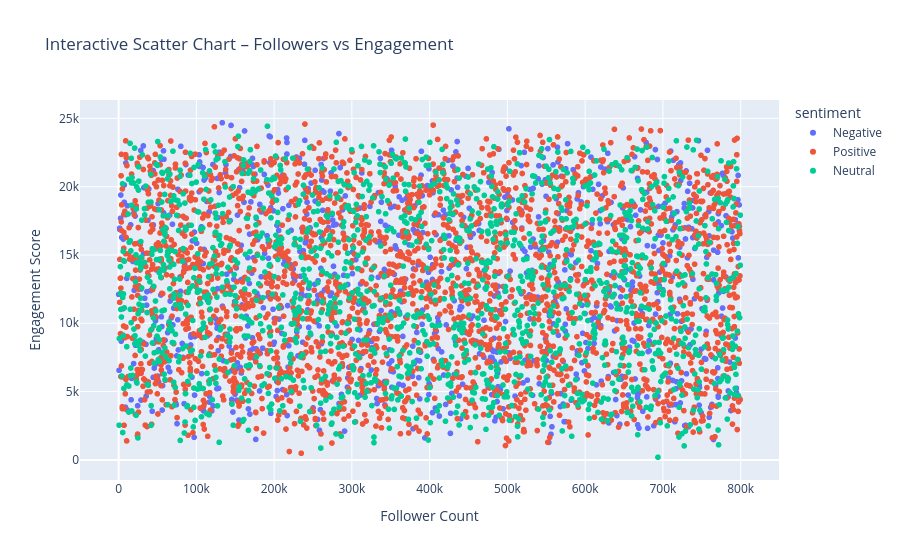

Notebook source saved alongside this figure:
### Markdown cell above
<h4 style="color:blue;">6.9.4. Interactive Scatter Chart – Followers vs Engagement</h4>

### Code cell
fig = px.scatter(
    df,
    x='follower_count',
    y='engagement_score',
    color='sentiment',
    hover_data=['post_type', 'country'],
    title='Interactive Scatter Chart – Followers vs Engagement',
    labels={
        'follower_count': 'Follower Count',
        'engagement_score': 'Engagement Score'
    }
)
fig.show()

### Figure 1 — Plotly figure (JSON) as saved in the notebook; plotly's stock layout.template omitted (floating-point values rounded to 4 significant figures; data arrays with more than 128 entries replaced by an {"elided": "..."} marker saying what was removed)
{"data": [{"customdata": {"elided": "960x2 str values"}, "hovertemplate": "sentiment=Negative<br>Follower Count=%{x}<br>Engagement Score=%{y}<br>post_type=%{customdata[0]}<br>country=%{customdata[1]}<extra></extra>", "legendgroup": "Negative", "marker": {"color": "#636efa", "symbol": "circle"}, "mode": "markers", "name": "Negative", "showlegend": true, "type": "scattergl", "x": {"elided": "960 int values"}, "xaxis": "x", "y": {"elided": "960 int values"}, "yaxis": "y"}, {"customdata": {"elided": "2513x2 str values"}, "hovertemplate": "sentiment=Positive<br>Follower Count=%{x}<br>Engagement Score=%{y}<br>post_type=%{customdata[0]}<br>country=%{customdata[1]}<extra></extra>", "legendgroup": "Positive", "marker": {"color": "#EF553B", "symbol": "circle"}, "mode": "markers", "name": "Positive", "showlegend": true, "type": "scattergl", "x": {"elided": "2513 int values"}, "xaxis": "x", "y": {"elided": "2513 int values"}, "yaxis": "y"}, {"customdata": {"elided": "1527x2 str values"}, "hovertemplate": "sentiment=Neutral<br>Follower Count=%{x}<br>Engagement Score=%{y}<br>post_type=%{customdata[0]}<br>country=%{customdata[1]}<extra></extra>", "legendgroup": "Neutral", "marker": {"color": "#00cc96", "symbol": "circle"}, "mode": "markers", "name": "Neutral", "showlegend": true, "type": "scattergl", "x": {"elided": "1527 int values"}, "xaxis": "x", "y": {"elided": "1527 int values"}, "yaxis": "y"}], "layout": {"legend": {"title": {"text": "sentiment"}, "tracegroupgap": 0}, "title": {"text": "Interactive Scatter Chart – Followers vs Engagement"}, "xaxis": {"anchor": "y", "domain": [0, 1], "title": {"text": "Follower Count"}}, "yaxis": {"anchor": "x", "domain": [0, 1], "title": {"text": "Engagement Score"}}}}
